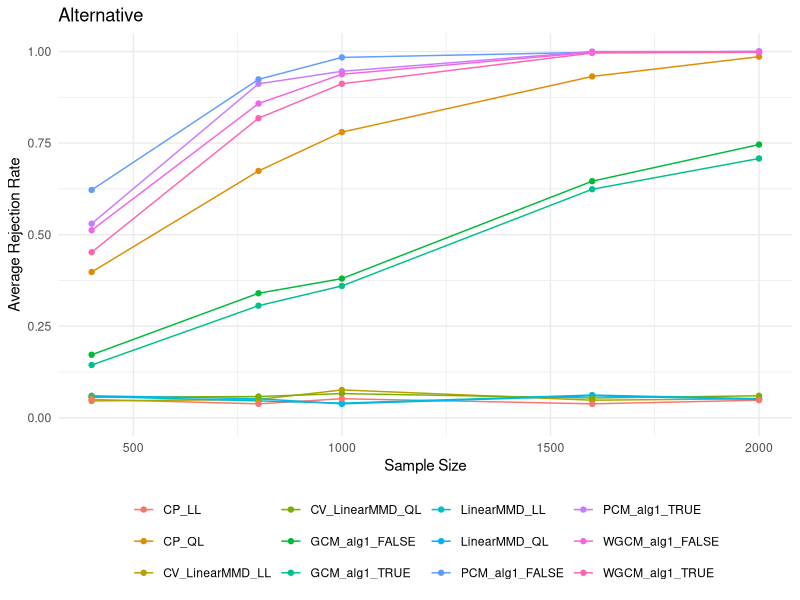
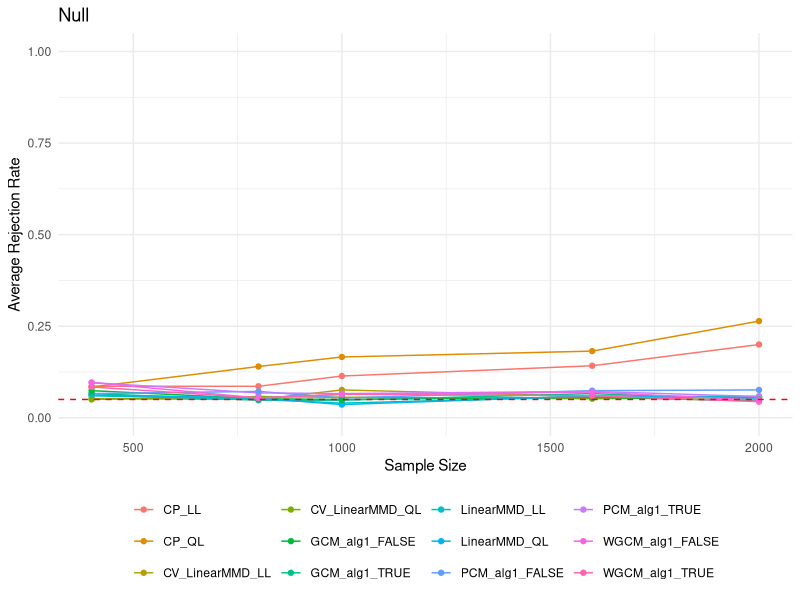

The R script that drew these images, in order:
# Load necessary libraries
library(ggplot2)
library(dplyr)

# Prepare data
data <- data.frame(
  test = rep(c("LinearMMD_LL", "LinearMMD_QL", "CV_LinearMMD_LL", "CV_LinearMMD_QL", 
               "CP_LL", "CP_QL", "PCM_alg1_TRUE", "PCM_alg1_FALSE", 
               "GCM_alg1_TRUE", "GCM_alg1_FALSE", "WGCM_alg1_TRUE", "WGCM_alg1_FALSE"), times = 5),
  sample_size = rep(c(400, 800, 1000, 1600, 2000), each = 12),
  value = c(0.058, 0.06, 0.046, 0.056, 0.05, 0.398, 0.53, 0.622, 0.144, 0.172, 0.452, 0.512,
            0.046, 0.052, 0.05, 0.058, 0.038, 0.674, 0.912, 0.924, 0.306, 0.34, 0.818, 0.858,
            0.04, 0.038, 0.076, 0.066, 0.052, 0.78, 0.946, 0.984, 0.36, 0.38, 0.912, 0.938,
            0.062, 0.06, 0.048, 0.054, 0.038, 0.932, 1, 0.998, 0.624, 0.646, 0.996, 0.998,
            0.052, 0.05, 0.052, 0.06, 0.048, 0.986, 1, 1, 0.708, 0.746, 0.998, 1)
)

# Plot all results in one graph
ggplot(data, aes(x = sample_size, y = value, color = test)) +
  geom_line() +
  geom_point() +
  labs(title = "Alternative", x = "Sample Size", y = "Average Rejection Rate") +
  theme_minimal() +
  theme(legend.position = "bottom", legend.title = element_blank()) +
  ylim(0,1)

# Prepare data for null hypothesis
data_null <- data.frame(
  test = rep(c("LinearMMD_LL", "LinearMMD_QL", "CV_LinearMMD_LL", "CV_LinearMMD_QL", 
               "CP_LL", "CP_QL", "PCM_alg1_TRUE", "PCM_alg1_FALSE", 
               "GCM_alg1_TRUE", "GCM_alg1_FALSE", "WGCM_alg1_TRUE", "WGCM_alg1_FALSE"), times = 5),
  sample_size = rep(c(400, 800, 1000, 1600, 2000), each = 12),
  value = c(0.06, 0.062, 0.052, 0.05, 0.086, 0.084, 0.096, 0.066, 0.066, 0.074, 0.084, 0.096,
            0.05, 0.054, 0.05, 0.058, 0.086, 0.14, 0.068, 0.072, 0.048, 0.052, 0.054, 0.054,
            0.04, 0.036, 0.076, 0.056, 0.114, 0.166, 0.066, 0.054, 0.048, 0.05, 0.064, 0.064,
            0.058, 0.06, 0.058, 0.052, 0.142, 0.182, 0.072, 0.074, 0.066, 0.056, 0.06, 0.07,
            0.058, 0.054, 0.058, 0.056, 0.2, 0.264, 0.058, 0.076, 0.05, 0.046, 0.044, 0.048),
  hypothesis = "Null"
)

# Plot all results in one graph
ggplot(data_null, aes(x = sample_size, y = value, color = test)) +
  geom_line() +
  geom_point() +
  geom_hline(yintercept = 0.05, color = "red", linetype = "dashed") +
  labs(title = "Null", x = "Sample Size", y = "Average Rejection Rate") +
  theme_minimal() +
  theme(legend.position = "bottom", legend.title = element_blank()) +
  ylim(0, 1)
